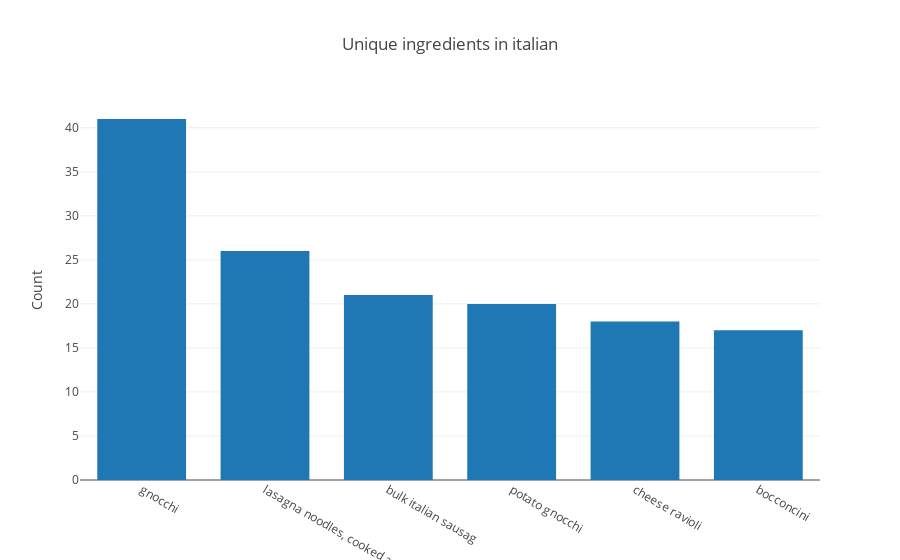
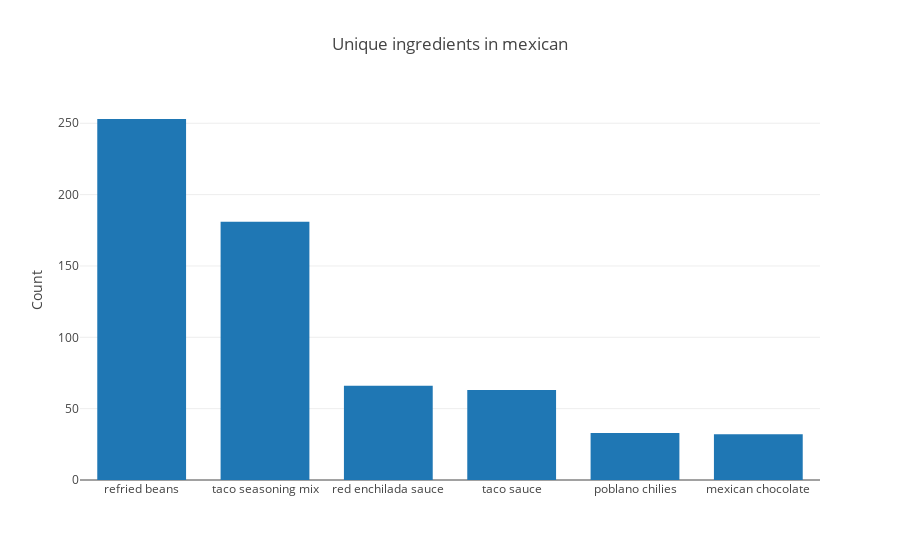
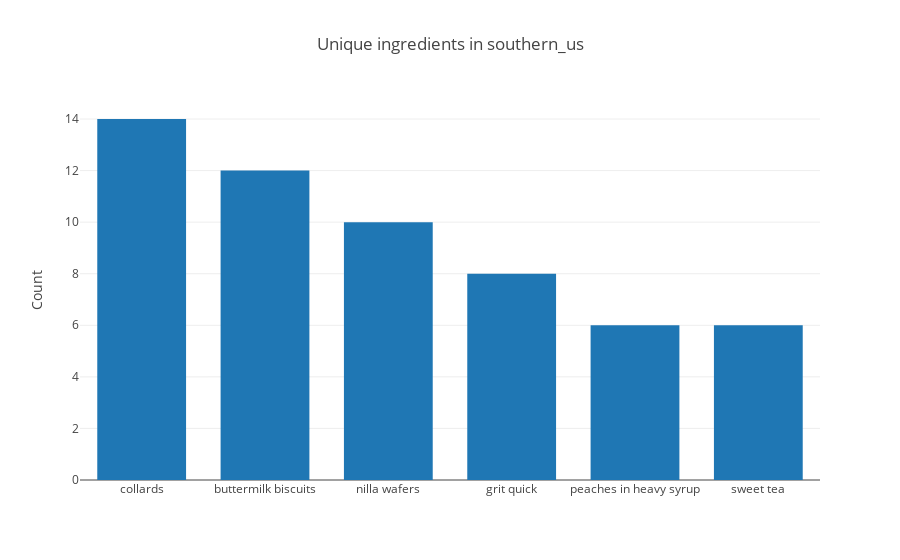
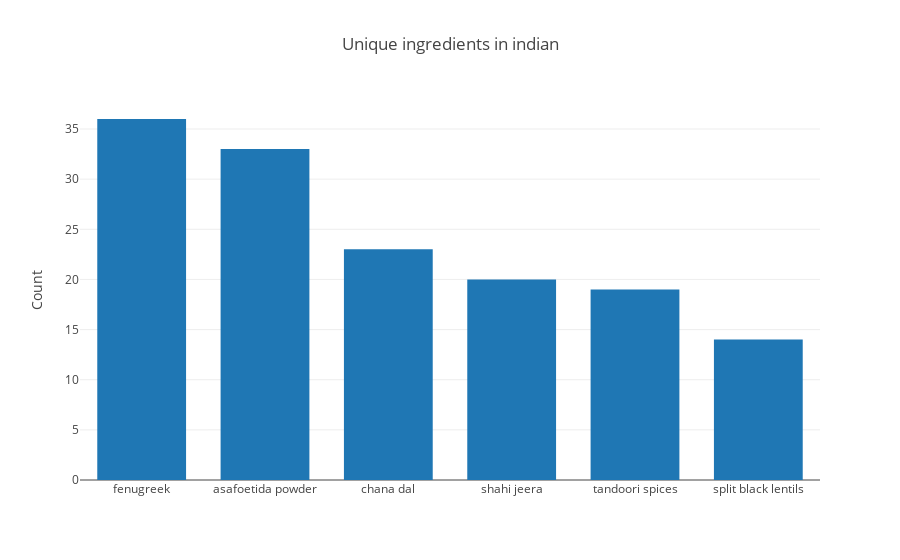

Notebook code for these charts, in order:
### Code cell
# Unique ingredients in each cuisine
print("Unique Ingredients in each cuisine\n")
labels = [i for i in cuisine_clean.cuisine.value_counts().index]
for i in labels:
    unique_cuisine = unique_ingredients(i)
    trace = go.Bar(
            x= unique_cuisine['ingredients'].values[:6],
            y = unique_cuisine['count'].values[:6])
    data = [trace]
    layout = go.Layout(
        title='Unique ingredients in {}'.format(i),
        yaxis=dict(title='Count'),
        bargap=0.1,
        bargroupgap=0.2)
    fig = go.Figure(data=data, layout=layout)
    iplot(fig)

### Figure 1 — Plotly figure (JSON) as saved in the notebook; plotly's stock layout.template omitted (floating-point values rounded to 4 significant figures)
{"data": [{"type": "bar", "uid": "c1d174bb-859d-4b70-a5f9-396ccbac62e4", "x": ["gnocchi", "lasagna noodles, cooked and drained", "bulk italian sausag", "potato gnocchi", "cheese ravioli", "bocconcini"], "y": [41, 26, 21, 20, 18, 17]}], "layout": {"bargap": 0.1, "bargroupgap": 0.2, "title": {"text": "Unique ingredients in italian"}, "yaxis": {"title": {"text": "Count"}}}}

### Figure 2 — Plotly figure (JSON) as saved in the notebook; plotly's stock layout.template omitted (floating-point values rounded to 4 significant figures)
{"data": [{"type": "bar", "uid": "b42dd304-c2ca-448d-bf06-d361d6fe3481", "x": ["refried beans", "taco seasoning mix", "red enchilada sauce", "taco sauce", "poblano chilies", "mexican chocolate"], "y": [253, 181, 66, 63, 33, 32]}], "layout": {"bargap": 0.1, "bargroupgap": 0.2, "title": {"text": "Unique ingredients in mexican"}, "yaxis": {"title": {"text": "Count"}}}}

### Figure 3 — Plotly figure (JSON) as saved in the notebook; plotly's stock layout.template omitted (floating-point values rounded to 4 significant figures)
{"data": [{"type": "bar", "uid": "9a2cf18e-4f82-4417-a28e-28f9f6786e01", "x": ["collards", "buttermilk biscuits", "nilla wafers", "grit quick", "peaches in heavy syrup", "sweet tea"], "y": [14, 12, 10, 8, 6, 6]}], "layout": {"bargap": 0.1, "bargroupgap": 0.2, "title": {"text": "Unique ingredients in southern_us"}, "yaxis": {"title": {"text": "Count"}}}}

### Figure 4 — Plotly figure (JSON) as saved in the notebook; plotly's stock layout.template omitted (floating-point values rounded to 4 significant figures)
{"data": [{"type": "bar", "uid": "e4b22880-a90a-49d9-8f4c-2bfc559c0928", "x": ["fenugreek", "asafoetida powder", "chana dal", "shahi jeera", "tandoori spices", "split black lentils"], "y": [36, 33, 23, 20, 19, 14]}], "layout": {"bargap": 0.1, "bargroupgap": 0.2, "title": {"text": "Unique ingredients in indian"}, "yaxis": {"title": {"text": "Count"}}}}
